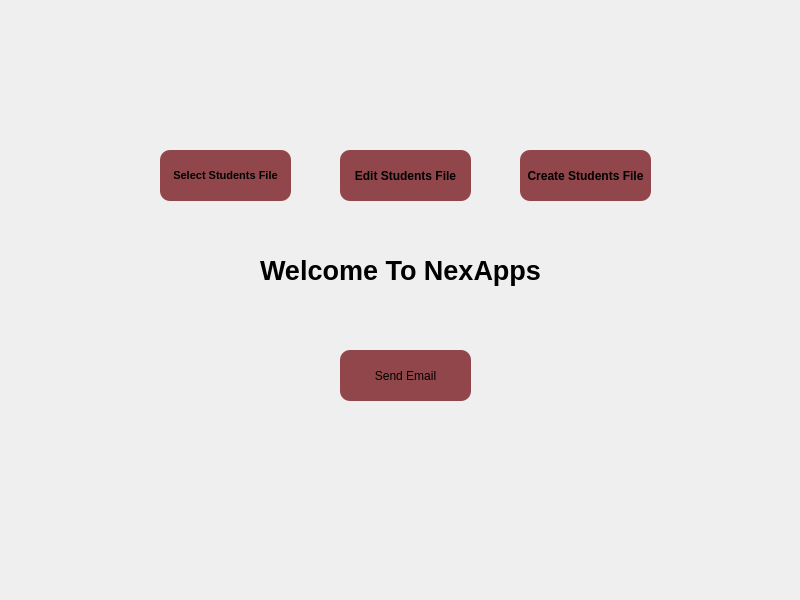
<?xml version="1.0" encoding="UTF-8"?>
<ui version="4.0">
 <class>NexEmail</class>
 <widget class="QMainWindow" name="NexEmail">
  <property name="geometry">
   <rect>
    <x>0</x>
    <y>0</y>
    <width>800</width>
    <height>600</height>
   </rect>
  </property>
  <property name="minimumSize">
   <size>
    <width>800</width>
    <height>600</height>
   </size>
  </property>
  <property name="maximumSize">
   <size>
    <width>800</width>
    <height>600</height>
   </size>
  </property>
  <property name="windowTitle">
   <string>MainWindow</string>
  </property>
  <widget class="QWidget" name="centralwidget">
   <widget class="QLabel" name="label">
    <property name="geometry">
     <rect>
      <x>0</x>
      <y>0</y>
      <width>800</width>
      <height>600</height>
     </rect>
    </property>
    <property name="minimumSize">
     <size>
      <width>800</width>
      <height>600</height>
     </size>
    </property>
    <property name="maximumSize">
     <size>
      <width>800</width>
      <height>600</height>
     </size>
    </property>
    <property name="cursor">
     <cursorShape>ArrowCursor</cursorShape>
    </property>
    <property name="text">
     <string/>
    </property>
    <property name="pixmap">
     <pixmap>../../visual/sea.png</pixmap>
    </property>
    <property name="scaledContents">
     <bool>true</bool>
    </property>
   </widget>
   <widget class="QPushButton" name="sf">
    <property name="geometry">
     <rect>
      <x>160</x>
      <y>150</y>
      <width>131</width>
      <height>51</height>
     </rect>
    </property>
    <property name="font">
     <font>
      <pointsize>8</pointsize>
      <weight>75</weight>
      <bold>true</bold>
     </font>
    </property>
    <property name="cursor">
     <cursorShape>OpenHandCursor</cursorShape>
    </property>
    <property name="styleSheet">
     <string notr="true">QPushButton
{
	
	background-color: #90464A;
	border-radius:10%;
}
QPushButton:hover
{
	
	background-color: #455960;
	border-style:solid;
	border-color:#675D51;
	border-width:2px;
	color:#675D51;
}</string>
    </property>
    <property name="text">
     <string>Select Students File</string>
    </property>
   </widget>
   <widget class="QPushButton" name="ef">
    <property name="geometry">
     <rect>
      <x>340</x>
      <y>150</y>
      <width>131</width>
      <height>51</height>
     </rect>
    </property>
    <property name="font">
     <font>
      <weight>75</weight>
      <bold>true</bold>
     </font>
    </property>
    <property name="styleSheet">
     <string notr="true">QPushButton
{
	
	background-color: #90464A;
	border-radius:10%;
}
QPushButton:hover
{
	
	background-color: #455960;
	border-style:solid;
	border-color:#675D51;
	border-width:2px;
	color:#675D51;
}</string>
    </property>
    <property name="text">
     <string>Edit Students File</string>
    </property>
   </widget>
   <widget class="QPushButton" name="cf">
    <property name="geometry">
     <rect>
      <x>520</x>
      <y>150</y>
      <width>131</width>
      <height>51</height>
     </rect>
    </property>
    <property name="font">
     <font>
      <weight>75</weight>
      <bold>true</bold>
     </font>
    </property>
    <property name="styleSheet">
     <string notr="true">QPushButton
{
	
	background-color: #90464A;
	border-radius:10%;
}
QPushButton:hover
{
	
	background-color: #455960;
	border-style:solid;
	border-color:#675D51;
	border-width:2px;
	color:#675D51;
}</string>
    </property>
    <property name="text">
     <string>Create Students File</string>
    </property>
   </widget>
   <widget class="QPushButton" name="send">
    <property name="geometry">
     <rect>
      <x>340</x>
      <y>350</y>
      <width>131</width>
      <height>51</height>
     </rect>
    </property>
    <property name="styleSheet">
     <string notr="true">QPushButton
{
	
	background-color: #90464A;
	border-radius:10%;
}
QPushButton:hover
{
	
	background-color: #455960;
	border-style:solid;
	border-color:#675D51;
	border-width:2px;
	color:#675D51;
}</string>
    </property>
    <property name="text">
     <string>Send Email</string>
    </property>
   </widget>
   <widget class="QLabel" name="label_2">
    <property name="geometry">
     <rect>
      <x>260</x>
      <y>250</y>
      <width>301</width>
      <height>41</height>
     </rect>
    </property>
    <property name="font">
     <font>
      <pointsize>20</pointsize>
      <weight>75</weight>
      <italic>false</italic>
      <bold>true</bold>
     </font>
    </property>
    <property name="styleSheet">
     <string notr="true">QLabel:hover
{
	color:#455960;
}</string>
    </property>
    <property name="text">
     <string>Welcome To NexApps</string>
    </property>
   </widget>
  </widget>
 </widget>
 <resources/>
 <connections/>
</ui>
